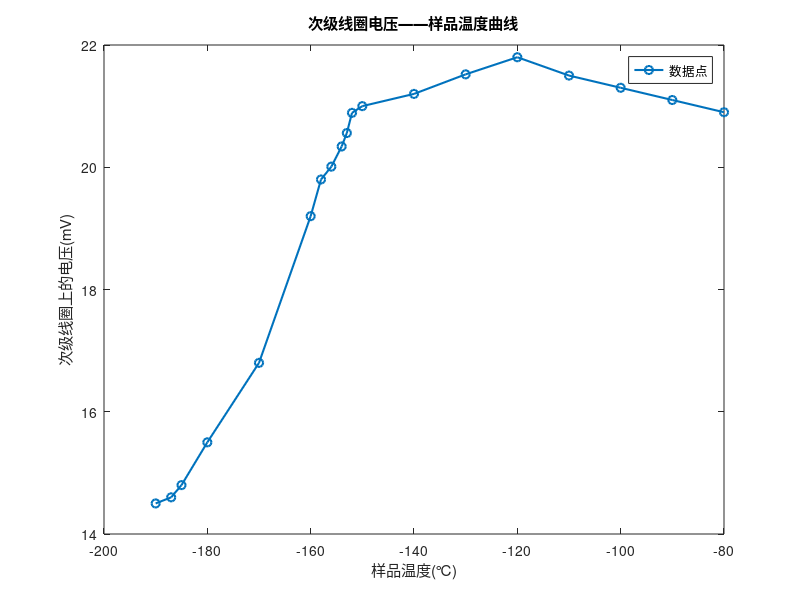

Here is the MATLAB script that generated this plot:
x=[-190,-187,-185,-180,-170,-160,-158,-156,-154,-153,-152,-150,-140,-130,-120,-110,-100,-90,-80];
y=[14.5,14.6,14.8,15.5,16.8,19.2,19.8,20.01,20.34,20.56,20.89,21.0,21.2,21.52,21.8,21.5,21.3,21.1,20.9];
plot(x,y,'-o','LineWidth',1.5);
xlabel("样品温度(℃)");
ylabel("次级线圈上的电压(mV)");
legend('数据点');
title("次级线圈电压——样品温度曲线");